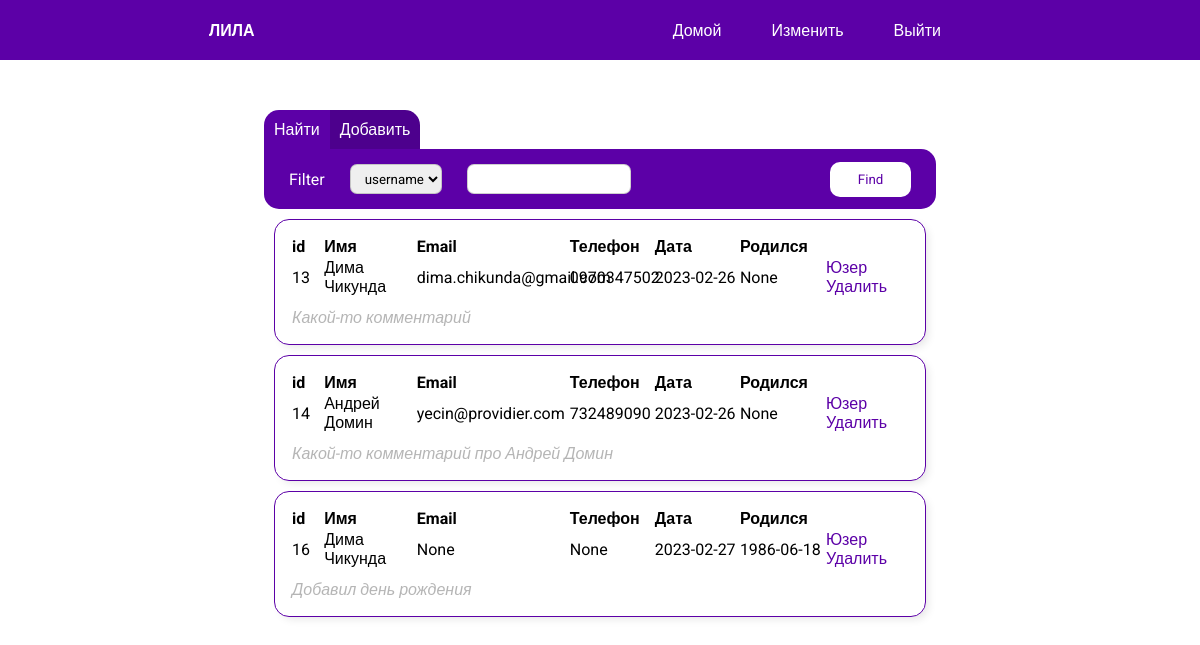
The app's page /index (signed in), older data.
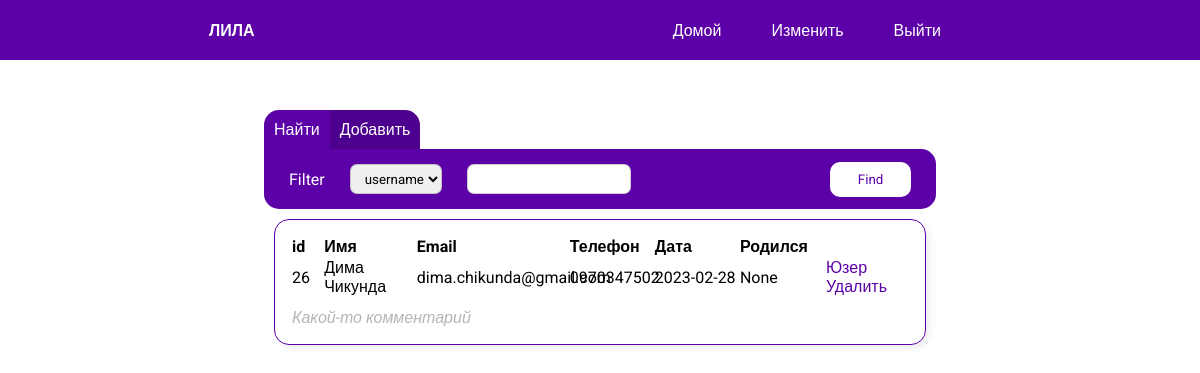
The same page, newer data.
### project/models.py (models this page shows, shortened)
class User(db.Model):
    id = db.Column(db.Integer, primary_key=True)
    name = db.Column(db.String(64))
    email = db.Column(db.String(64), unique=True)
    phone = db.Column(db.String(64), unique=True)
    date = db.Column(db.Date)
    birthday = db.Column(db.Date)
    additional_comment = db.Column(db.String(64))
    game = db.relationship('Game', backref='Game.user_id', cascade="all, delete")

### project/routes.py (the view, shortened to what this page needs)
@app.route('/', methods=['GET', 'POST'])
@app.route('/index', methods=['GET', 'POST'])
@login_required
def index():
    search_form = SearchForm()
    add_form = AddUserForm()
    users = User.query.all()
    return render_template('index.html', search_form=search_form, add_form=add_form, users=users)

### project/forms.py (shortened to what this page needs)
class SearchForm(FlaskForm):
    type = SelectField('Filter', choices=[(1, 'username'), (2, 'email')])
    input = SearchField()
    submit = SubmitField('Find')

class AddUserForm(FlaskForm):
    name = StringField('Имя', validators=[DataRequired()])
    email = EmailField('Email', validators=[Optional()])
    phone = StringField('Phone', validators=[Optional()])
    birthday = DateField('Birthday', validators=[Optional()])
    comment = StringField('Comment')
    submit = SubmitField('Save')

### project/models.py (called while the page is built)
@login.user_loader
def load_user(id):
    return Admin.query.get(int(id))

### project/templates/index.html (shortened to what this page needs)
<link rel="stylesheet" href="/static/css/_user.css">
<link rel="stylesheet" href="/static/css/index.css">
{% extends 'base.html' %}
{% block content %}
<div class="wrapper">
    <div class="users_block">
        <div class="switcher">
            <div class="search_window_button" id = 'pressed'>
                <p>Найти</p>
            </div>
            <div class="add_window_button" id ='unpressed'>
                <p>Добавить</p>
            </div>
        </div>
        <div class="search_block " id="">
            <form class="search" action="" method="POST">
                <ul class="search_menu">
                    {{search_form.type.label}}
                    {{search_form.type(class='field')}}
                    {{search_form.input(class= 'field')}}
                </ul>
                {{search_form.submit(class='button')}}
            </form>
            <div class="result">
                {% for user in users%}
                {% include  '_user.html'%}
                {% endfor %}
            </div>
        </div>
    </div>
</div>
{% endblock %}

### project/templates/base.html (shortened to what this page needs)
<!DOCTYPE html>
<html lang="ru">
<head>
    <link rel="stylesheet" href="{{ url_for('static', filename="css/base.css") }}">
</head>
<body>
    <main>
        <header>
            <div class = 'header_menu'>
                <a href="{{url_for('index')}}" class="logo">ЛИЛА</a>
                <ul class="menu_block">
                    <li><a href="{{url_for('index')}}" class="menu_item">Домой</a></li>
                    <li><a href="" class="menu_item">Изменить</a></li>
                    <a href="{{url_for('logout')}}"  class="menu_item">Выйти</a>
                </ul>
            </div>
        </header>
        {% block content %}{% endblock %}
    </main>
</body>
</html>

### project/templates/_user.html
<div href="/" class="table_block">
    <table class="user_block">
        <tbody>
            <tr>
                <th class="id">id</th>
                <th class="name">Имя</th>
                <th class="email">Email</th>
                <th>Телефон</th>
                <th>Дата</th>
                <th>Родился</th>
                <th></th>
            </tr>
            <tr>
                <td class="id">{{user.id}}</td>
                <td>{{user.name}}</td>
                <td>{{user.email}}</td>
                <td>{{user.phone}}</td>
                <td>{{user.date}}</td>
                <td>{{user.birthday}}</td>
                <td class="buttons">
                    <a href="{{ url_for('user', id=user.id) }}" class="button">Юзер</a>
                    <a href="{{ url_for('delete', id=user.id) }}" class="button">Удалить</a>
                </td>
            </tr>
            <tr>
                <td colspan="5" class="comment">{{user.additional_comment}}</td>
            </tr>
        </tbody>
    </table>
</div>

### project/static/css/_user.css (style rules this page uses)
.table_block { display: block; margin: 10px; }
.user_block { width: 100%; text-align: left; padding: 15px; table-layout: fixed; border-radius: 15px; border: 1px solid rgb(92, 0, 167); -webkit-box-shadow: 4px 4px 9px -2px rgba(0,0,0,0.10); -moz-box-shadow: 4px 4px 9px -2px rgba(0,0,0,0.10); box-shadow: 4px 4px 9px -2px rgba(0,0,0,0.10); }
.id { width: 5%; }
.name { width: 15%; }
.email { width: 25%; }
.comment { padding-top: 10px; font-style: italic; color: rgba(128, 128, 128, 0.583); }

### project/static/css/index.css (style rules this page uses)
.users_block { width: 70%; height: 85vh; margin: 0px auto; margin-top: 50px; }
.switcher { display: flex; text-align: center; }
.switcher p { text-align: center; padding: 10px; cursor: pointer; }
#pressed { background-color: rgb(92, 0, 167); }
#unpressed { background-color: rgb(77, 0, 141); }
.search { display: flex; height: 60px; background-color: rgb(92, 0, 167); border-radius: 0px 15px 15px 15px; align-items: center; }
.search_menu { display: flex; align-items: center; width: 100%; padding-left: 25px; color: white; }
.result { width: 100%; height: 75vh; overflow: scroll; }
.field { height: 30px; margin-left: 25px; border: 1px solid rgba(128, 128, 128, 0.382); border-radius: 7px; padding-left: 10px; }
.search_window_button { border-radius: 15px 0px 0px 0px; color: white; }
.add_window_button { border-radius: 0px 15px 0px 0px; color: white; }
.button { height: 35px; width: 100px; margin-right: 25px; background-color: rgb(255, 255, 255); border: 1px solid rgba(128, 128, 128, 0); border-radius: 10px; color: rgb(92, 0, 167); }

### project/static/css/base.css (style rules this page uses)
* { padding: 0px; margin: 0px; font-family: 'Roboto', sans-serif; text-decoration: none; }
.wrapper { width: 80%; margin: 0px auto; }
.header_menu { width: 100%; height: 60px; display: flex; justify-content: space-around; align-items: center; background-color: rgb(92, 0, 167); }
.menu_block { display: flex; list-style: none; }
.menu_item { padding-right: 50px; color: white; }
.logo { font-weight: 600; color: white; }

Row changes from the older to the newer data that the page shows:
removed User: id "13", name "Дима Чикунда", email "dima.chikunda@gmail.com", phone "0970347502", date "2023-02-26", birthday "None", additional_comment "Какой-то комментарий"
removed User: id "14", name "Андрей Домин", email "yecin@providier.com", phone "732489090", date "2023-02-26", birthday "None", additional_comment "Какой-то комментарий про Андрей Домин"
removed User: id "16", name "Дима Чикунда", email "None", phone "None", date "2023-02-27", birthday "1986-06-18", additional_comment "Добавил день рождения"
added User: id "26", name "Дима Чикунда", email "dima.chikunda@gmail.com", phone "0970347502", date "2023-02-28", birthday "None", additional_comment "Какой-то комментарий"
